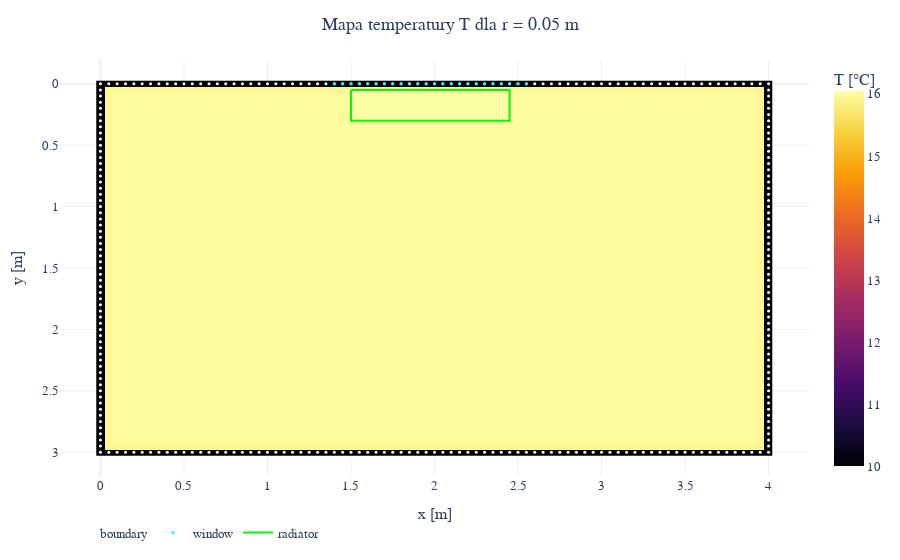
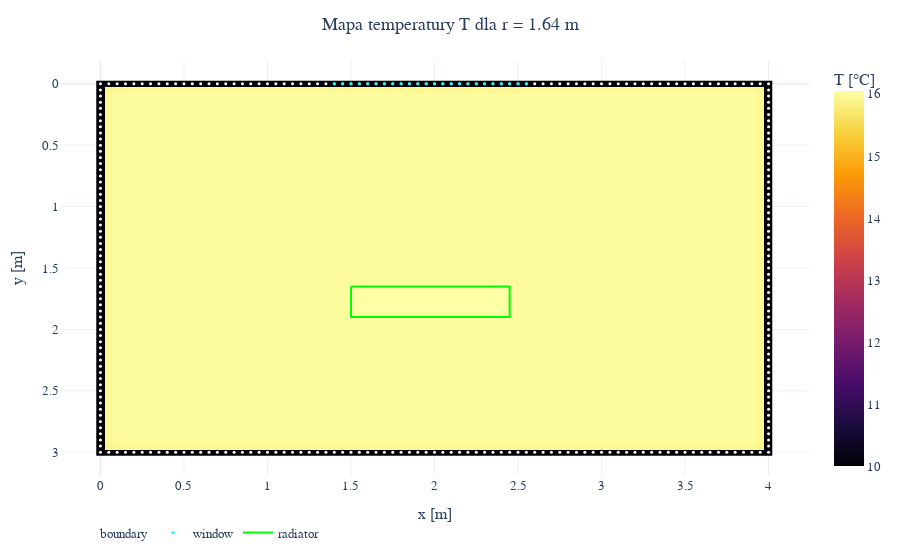
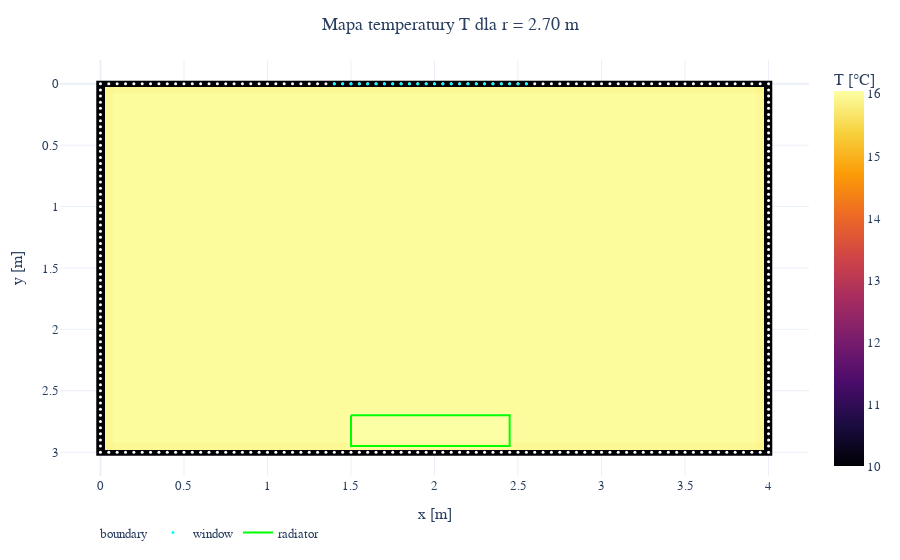
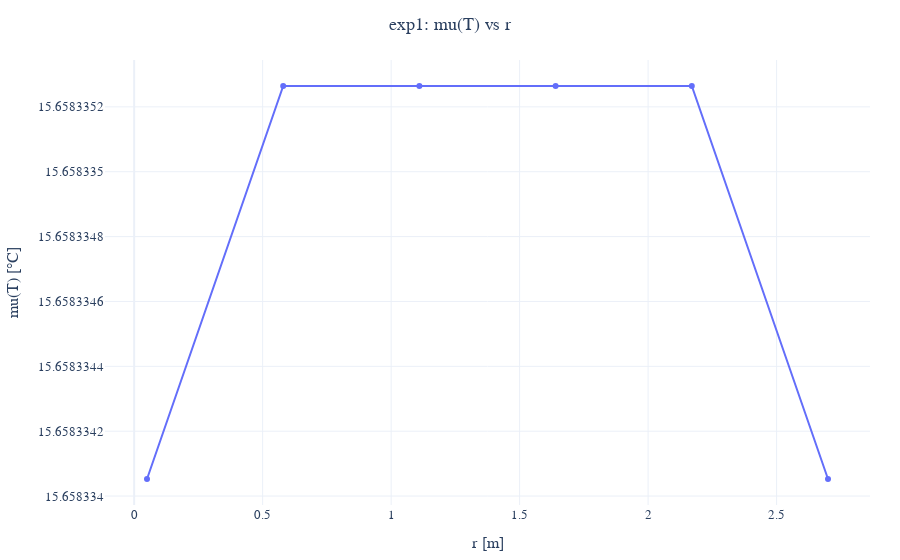

The code cell stored with these charts, in order, in its notebook:
### Markdown cell above
### wyświetlanie wykresów

### Code cell
FIG_DIR = PROJECT_ROOT / "data" / "exp1_figures"

fig_paths = sorted(FIG_DIR.glob("*.pkl"))
if not fig_paths:
    raise FileNotFoundError(
        f"Brak plikow .pkl w katalogu: {FIG_DIR}"
    )

for path in fig_paths:
    with path.open("rb") as handle:
        fig = pickle.load(handle)
    fig.show()

### Figure 1 — Plotly figure (JSON) as saved in the notebook; plotly's stock layout.template omitted (floating-point values rounded to 4 significant figures; data arrays with more than 128 entries replaced by an {"elided": "..."} marker saying what was removed)
{"data": [{"colorbar": {"title": {"text": "T [°C]"}}, "colorscale": [[0, "#000004"], [0.1111, "#1b0c41"], [0.2222, "#4a0c6b"], [0.3333, "#781c6d"], [0.4444, "#a52c60"], [0.5556, "#cf4446"], [0.6667, "#ed6925"], [0.7778, "#fb9b06"], [0.8889, "#f7d13d"], [1, "#fcffa4"]], "hovertemplate": "x=%{x:.2f} m<br>y=%{y:.2f} m<br>T=%{z:.2f} °C<extra></extra>", "type": "heatmap", "x": [0.0, 0.05, 0.1, 0.15, 0.2, 0.25, 0.3, 0.35, 0.4, 0.45, 0.5, 0.55, 0.6, 0.65, 0.7, 0.75, 0.8, 0.85, 0.9, 0.95, 1.0, 1.05, 1.1, 1.15, 1.2, 1.25, 1.3, 1.35, 1.4, 1.45, 1.5, 1.55, 1.6, 1.65, 1.7, 1.75, 1.8, 1.85, 1.9, 1.95, 2.0, 2.05, 2.1, 2.15, 2.2, 2.25, 2.3, 2.35, 2.4, 2.45, 2.5, 2.55, 2.6, 2.65, 2.7, 2.75, 2.8, 2.85, 2.9, 2.95, 3.0, 3.05, 3.1, 3.15, 3.2, 3.25, 3.3, 3.35, 3.4, 3.45, 3.5, 3.55, 3.6, 3.65, 3.7, 3.75, 3.8, 3.85, 3.9, 3.95, 4.0], "y": [0.0, 0.05, 0.1, 0.15, 0.2, 0.25, 0.3, 0.35, 0.4, 0.45, 0.5, 0.55, 0.6, 0.65, 0.7, 0.75, 0.8, 0.85, 0.9, 0.95, 1.0, 1.05, 1.1, 1.15, 1.2, 1.25, 1.3, 1.35, 1.4, 1.45, 1.5, 1.55, 1.6, 1.65, 1.7, 1.75, 1.8, 1.85, 1.9, 1.95, 2.0, 2.05, 2.1, 2.15, 2.2, 2.25, 2.3, 2.35, 2.4, 2.45, 2.5, 2.55, 2.6, 2.65, 2.7, 2.75, 2.8, 2.85, 2.9, 2.95, 3.0], "z": {"elided": "61x81 float values"}}, {"hoverinfo": "skip", "marker": {"color": "white", "size": 3}, "mode": "markers", "name": "boundary", "showlegend": true, "type": "scatter", "x": {"elided": "280 float values"}, "y": {"elided": "280 float values"}}, {"hoverinfo": "skip", "marker": {"color": "cyan", "size": 3}, "mode": "markers", "name": "window", "showlegend": true, "type": "scatter", "x": [1.4, 1.45, 1.5, 1.55, 1.6, 1.65, 1.7, 1.75, 1.8, 1.85, 1.9, 1.95, 2.0, 2.05, 2.1, 2.15, 2.2, 2.25, 2.3, 2.35, 2.4, 2.45, 2.5, 2.55], "y": [0.0, 0.0, 0.0, 0.0, 0.0, 0.0, 0.0, 0.0, 0.0, 0.0, 0.0, 0.0, 0.0, 0.0, 0.0, 0.0, 0.0, 0.0, 0.0, 0.0, 0.0, 0.0, 0.0, 0.0]}, {"hoverinfo": "skip", "line": {"color": "lime", "width": 2}, "mode": "lines", "name": "radiator", "showlegend": true, "type": "scatter", "x": [1.5, 2.45, 2.45, 1.5, 1.5], "y": [0.05, 0.05, 0.3, 0.3, 0.05]}], "layout": {"font": {"family": "Arial", "size": 13}, "legend": {"orientation": "h"}, "margin": {"b": 50, "l": 60, "r": 30, "t": 60}, "title": {"text": "Mapa temperatury T dla r = 0.05 m", "x": 0.5}, "xaxis": {"title": {"text": "x [m]"}}, "yaxis": {"autorange": "reversed", "title": {"text": "y [m]"}}}}

### Figure 2 — Plotly figure (JSON) as saved in the notebook; plotly's stock layout.template omitted (floating-point values rounded to 4 significant figures; data arrays with more than 128 entries replaced by an {"elided": "..."} marker saying what was removed)
{"data": [{"colorbar": {"title": {"text": "T [°C]"}}, "colorscale": [[0, "#000004"], [0.1111, "#1b0c41"], [0.2222, "#4a0c6b"], [0.3333, "#781c6d"], [0.4444, "#a52c60"], [0.5556, "#cf4446"], [0.6667, "#ed6925"], [0.7778, "#fb9b06"], [0.8889, "#f7d13d"], [1, "#fcffa4"]], "hovertemplate": "x=%{x:.2f} m<br>y=%{y:.2f} m<br>T=%{z:.2f} °C<extra></extra>", "type": "heatmap", "x": [0.0, 0.05, 0.1, 0.15, 0.2, 0.25, 0.3, 0.35, 0.4, 0.45, 0.5, 0.55, 0.6, 0.65, 0.7, 0.75, 0.8, 0.85, 0.9, 0.95, 1.0, 1.05, 1.1, 1.15, 1.2, 1.25, 1.3, 1.35, 1.4, 1.45, 1.5, 1.55, 1.6, 1.65, 1.7, 1.75, 1.8, 1.85, 1.9, 1.95, 2.0, 2.05, 2.1, 2.15, 2.2, 2.25, 2.3, 2.35, 2.4, 2.45, 2.5, 2.55, 2.6, 2.65, 2.7, 2.75, 2.8, 2.85, 2.9, 2.95, 3.0, 3.05, 3.1, 3.15, 3.2, 3.25, 3.3, 3.35, 3.4, 3.45, 3.5, 3.55, 3.6, 3.65, 3.7, 3.75, 3.8, 3.85, 3.9, 3.95, 4.0], "y": [0.0, 0.05, 0.1, 0.15, 0.2, 0.25, 0.3, 0.35, 0.4, 0.45, 0.5, 0.55, 0.6, 0.65, 0.7, 0.75, 0.8, 0.85, 0.9, 0.95, 1.0, 1.05, 1.1, 1.15, 1.2, 1.25, 1.3, 1.35, 1.4, 1.45, 1.5, 1.55, 1.6, 1.65, 1.7, 1.75, 1.8, 1.85, 1.9, 1.95, 2.0, 2.05, 2.1, 2.15, 2.2, 2.25, 2.3, 2.35, 2.4, 2.45, 2.5, 2.55, 2.6, 2.65, 2.7, 2.75, 2.8, 2.85, 2.9, 2.95, 3.0], "z": {"elided": "61x81 float values"}}, {"hoverinfo": "skip", "marker": {"color": "white", "size": 3}, "mode": "markers", "name": "boundary", "showlegend": true, "type": "scatter", "x": {"elided": "280 float values"}, "y": {"elided": "280 float values"}}, {"hoverinfo": "skip", "marker": {"color": "cyan", "size": 3}, "mode": "markers", "name": "window", "showlegend": true, "type": "scatter", "x": [1.4, 1.45, 1.5, 1.55, 1.6, 1.65, 1.7, 1.75, 1.8, 1.85, 1.9, 1.95, 2.0, 2.05, 2.1, 2.15, 2.2, 2.25, 2.3, 2.35, 2.4, 2.45, 2.5, 2.55], "y": [0.0, 0.0, 0.0, 0.0, 0.0, 0.0, 0.0, 0.0, 0.0, 0.0, 0.0, 0.0, 0.0, 0.0, 0.0, 0.0, 0.0, 0.0, 0.0, 0.0, 0.0, 0.0, 0.0, 0.0]}, {"hoverinfo": "skip", "line": {"color": "lime", "width": 2}, "mode": "lines", "name": "radiator", "showlegend": true, "type": "scatter", "x": [1.5, 2.45, 2.45, 1.5, 1.5], "y": [1.65, 1.65, 1.9, 1.9, 1.65]}], "layout": {"font": {"family": "Arial", "size": 13}, "legend": {"orientation": "h"}, "margin": {"b": 50, "l": 60, "r": 30, "t": 60}, "title": {"text": "Mapa temperatury T dla r = 1.64 m", "x": 0.5}, "xaxis": {"title": {"text": "x [m]"}}, "yaxis": {"autorange": "reversed", "title": {"text": "y [m]"}}}}

### Figure 3 — Plotly figure (JSON) as saved in the notebook; plotly's stock layout.template omitted (floating-point values rounded to 4 significant figures; data arrays with more than 128 entries replaced by an {"elided": "..."} marker saying what was removed)
{"data": [{"colorbar": {"title": {"text": "T [°C]"}}, "colorscale": [[0, "#000004"], [0.1111, "#1b0c41"], [0.2222, "#4a0c6b"], [0.3333, "#781c6d"], [0.4444, "#a52c60"], [0.5556, "#cf4446"], [0.6667, "#ed6925"], [0.7778, "#fb9b06"], [0.8889, "#f7d13d"], [1, "#fcffa4"]], "hovertemplate": "x=%{x:.2f} m<br>y=%{y:.2f} m<br>T=%{z:.2f} °C<extra></extra>", "type": "heatmap", "x": [0.0, 0.05, 0.1, 0.15, 0.2, 0.25, 0.3, 0.35, 0.4, 0.45, 0.5, 0.55, 0.6, 0.65, 0.7, 0.75, 0.8, 0.85, 0.9, 0.95, 1.0, 1.05, 1.1, 1.15, 1.2, 1.25, 1.3, 1.35, 1.4, 1.45, 1.5, 1.55, 1.6, 1.65, 1.7, 1.75, 1.8, 1.85, 1.9, 1.95, 2.0, 2.05, 2.1, 2.15, 2.2, 2.25, 2.3, 2.35, 2.4, 2.45, 2.5, 2.55, 2.6, 2.65, 2.7, 2.75, 2.8, 2.85, 2.9, 2.95, 3.0, 3.05, 3.1, 3.15, 3.2, 3.25, 3.3, 3.35, 3.4, 3.45, 3.5, 3.55, 3.6, 3.65, 3.7, 3.75, 3.8, 3.85, 3.9, 3.95, 4.0], "y": [0.0, 0.05, 0.1, 0.15, 0.2, 0.25, 0.3, 0.35, 0.4, 0.45, 0.5, 0.55, 0.6, 0.65, 0.7, 0.75, 0.8, 0.85, 0.9, 0.95, 1.0, 1.05, 1.1, 1.15, 1.2, 1.25, 1.3, 1.35, 1.4, 1.45, 1.5, 1.55, 1.6, 1.65, 1.7, 1.75, 1.8, 1.85, 1.9, 1.95, 2.0, 2.05, 2.1, 2.15, 2.2, 2.25, 2.3, 2.35, 2.4, 2.45, 2.5, 2.55, 2.6, 2.65, 2.7, 2.75, 2.8, 2.85, 2.9, 2.95, 3.0], "z": {"elided": "61x81 float values"}}, {"hoverinfo": "skip", "marker": {"color": "white", "size": 3}, "mode": "markers", "name": "boundary", "showlegend": true, "type": "scatter", "x": {"elided": "280 float values"}, "y": {"elided": "280 float values"}}, {"hoverinfo": "skip", "marker": {"color": "cyan", "size": 3}, "mode": "markers", "name": "window", "showlegend": true, "type": "scatter", "x": [1.4, 1.45, 1.5, 1.55, 1.6, 1.65, 1.7, 1.75, 1.8, 1.85, 1.9, 1.95, 2.0, 2.05, 2.1, 2.15, 2.2, 2.25, 2.3, 2.35, 2.4, 2.45, 2.5, 2.55], "y": [0.0, 0.0, 0.0, 0.0, 0.0, 0.0, 0.0, 0.0, 0.0, 0.0, 0.0, 0.0, 0.0, 0.0, 0.0, 0.0, 0.0, 0.0, 0.0, 0.0, 0.0, 0.0, 0.0, 0.0]}, {"hoverinfo": "skip", "line": {"color": "lime", "width": 2}, "mode": "lines", "name": "radiator", "showlegend": true, "type": "scatter", "x": [1.5, 2.45, 2.45, 1.5, 1.5], "y": [2.7, 2.7, 2.95, 2.95, 2.7]}], "layout": {"font": {"family": "Arial", "size": 13}, "legend": {"orientation": "h"}, "margin": {"b": 50, "l": 60, "r": 30, "t": 60}, "title": {"text": "Mapa temperatury T dla r = 2.70 m", "x": 0.5}, "xaxis": {"title": {"text": "x [m]"}}, "yaxis": {"autorange": "reversed", "title": {"text": "y [m]"}}}}

### Figure 4 — Plotly figure (JSON) as saved in the notebook; plotly's stock layout.template omitted (floating-point values rounded to 4 significant figures)
{"data": [{"line": {"width": 2}, "mode": "lines+markers", "type": "scatter", "x": [0.05, 0.58, 1.11, 1.64, 2.17, 2.7], "y": [15.66, 15.66, 15.66, 15.66, 15.66, 15.66]}], "layout": {"font": {"family": "Arial", "size": 13}, "legend": {"orientation": "h"}, "margin": {"b": 50, "l": 60, "r": 30, "t": 60}, "title": {"text": "exp1: mu(T) vs r", "x": 0.5}, "xaxis": {"title": {"text": "r [m]"}}, "yaxis": {"title": {"text": "mu(T) [°C]"}}}}
